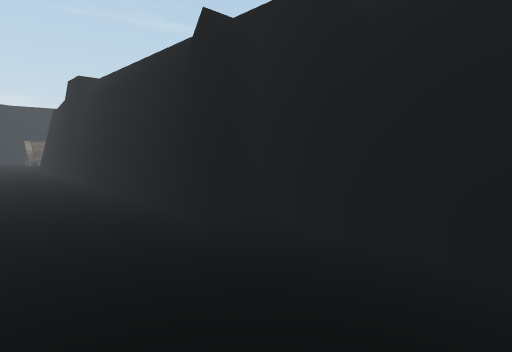
[1] (above)

16 first-person views from a walk through a Unity game level. The camera is 1.3 m above the floor, tilts 6° down and sees 80° across. The floor is counted in squares, 1 m on a side. Each view is taken from the middle of a square. On the plan, view 1 faces up. The plan holds only what a view shows up to about 14 squares ahead; the rest is blank. The place goes on beyond the plan. The player character is not drawn.

[2]
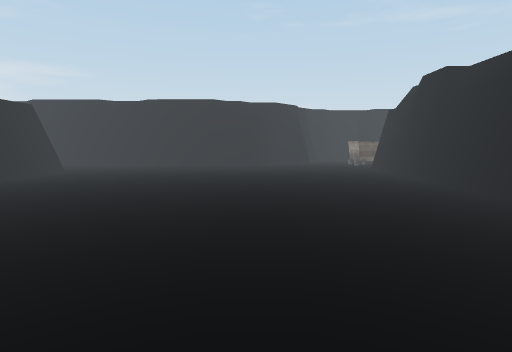

[3]
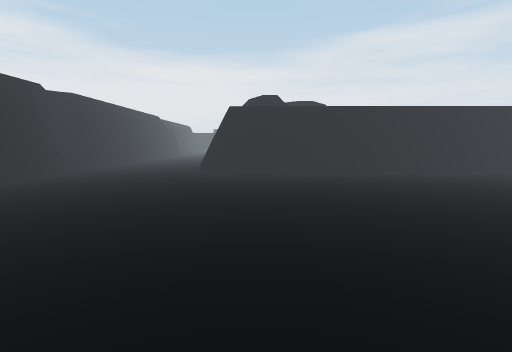

[4]
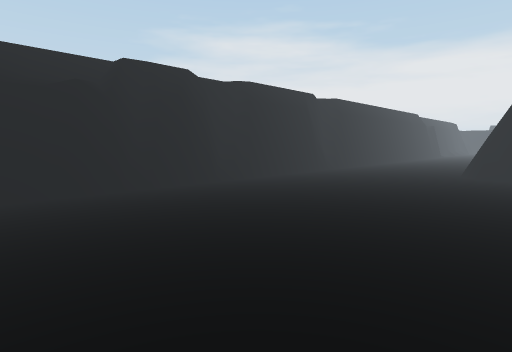

[5]
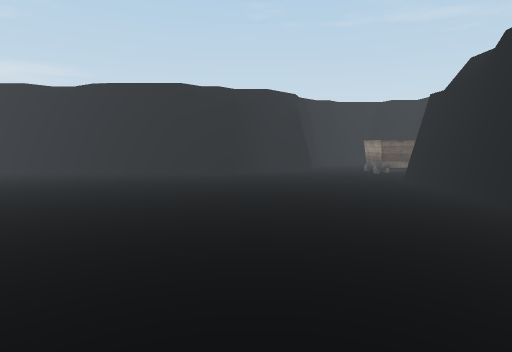

[6]
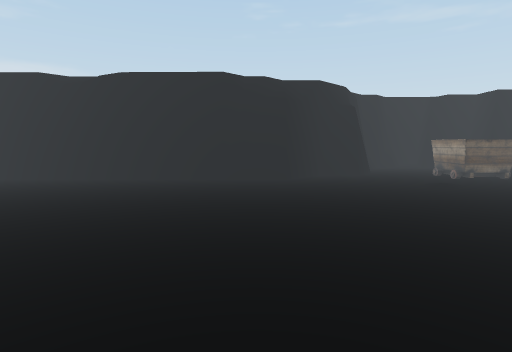

[7]
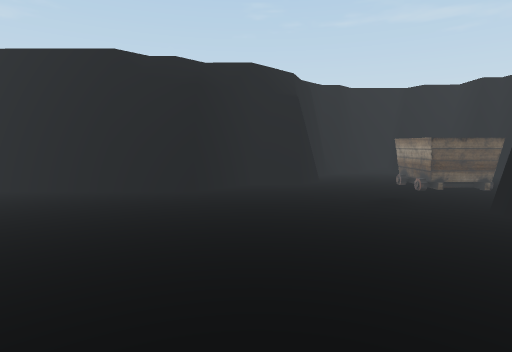

[8]
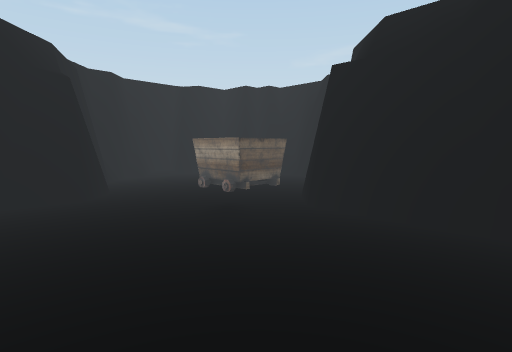

[9]
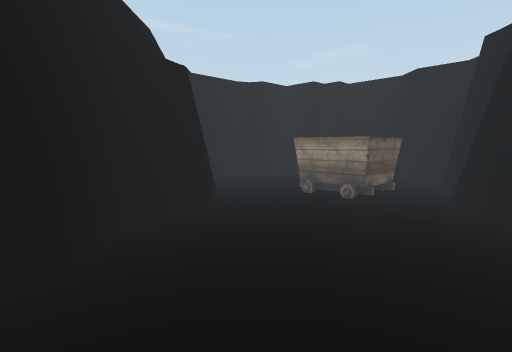

[10]
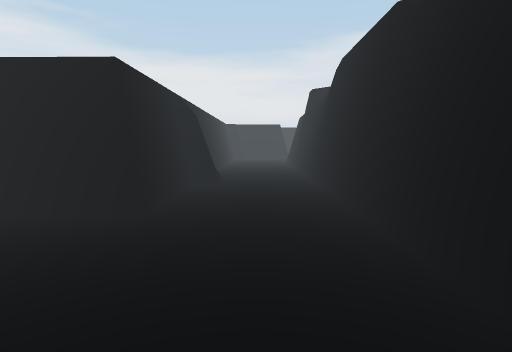

[11]
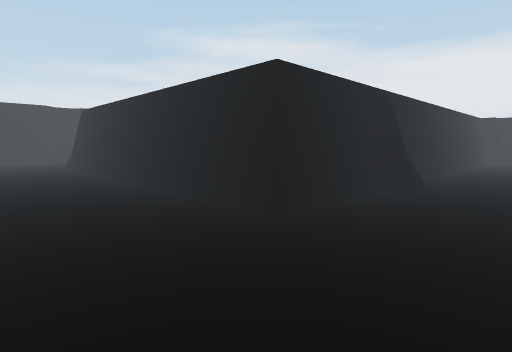

[12]
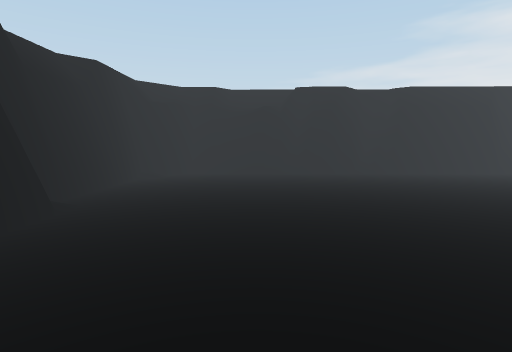

[13]
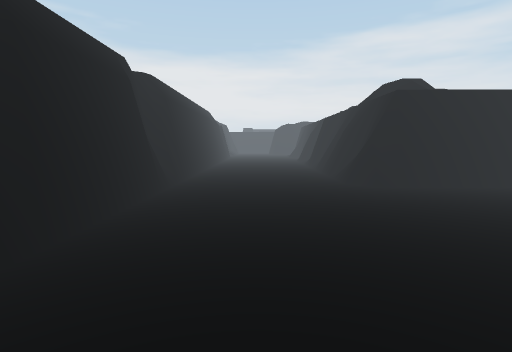

[14]
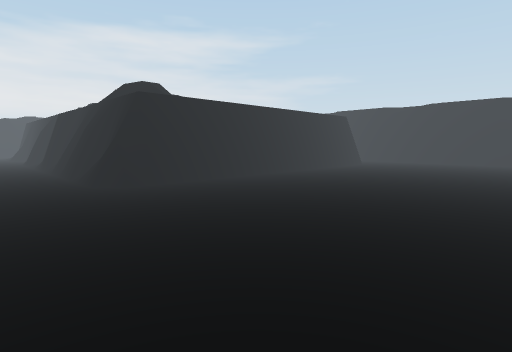

[15]
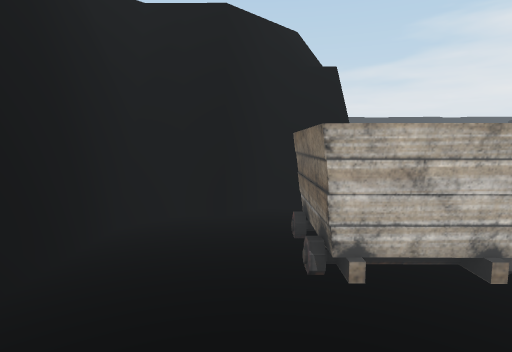

[16]
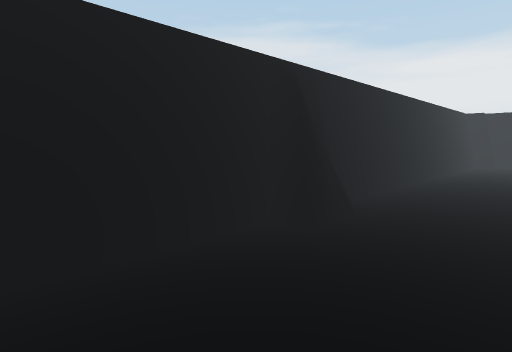

### Floor plan
Key: @ floor where view 1 was taken; # wall or solid block; . floor; = window, fence, low wall or low ledge; O other object.
Columns run from 29 left of view 1 to 5 right of it. Each row starts with its distance up from view 1.
 23              #######
 22             ###...##
 21             #......##
 20             #...O...#
 19             #..OOO..#
 18             #..OOOO##
 17             ##..OO=##
 16             ##....##
 15             #.....###
 14             #......##
 13            ##.......##
 12           ##.........##
 11          ##...........##
 10         ##.............##
  9        ##...............##
  8       ##.................##
  7      ##...................##
  6     ##.....................###
  5    ##.......................####
  4   ##.....=....................###
  3  ##.....##.....................##
  2 ##.....####.....................##
  1 #....###  ##.....................##
  0  ...=##    ##................@....#
 -1 ....##      ##....................#
 -2 ...##        ##..................##
 -3 ..##          ##................##
 -4 .##            ##..............##
 -5 ##              ##............##
 -6                  ##..........##
 -7                  ###........##
 -8                  ###.......###
 -9                 ##........##
-10                ###.......##
-11                #=.......##

Where each view was taken, in squares from view 1:
view 1: 0 up, 0 right, facing up
view 2: 0 up, 4 left, facing up-left
view 3: 4 up, 2 left, facing down-left
view 4: 4 up, 2 left, facing down
view 5: 4 up, 7 left, facing up-left
view 6: 4 up, 10 left, facing up-left
view 7: 8 up, 10 left, facing up-left
view 8: 9 up, 12 left, facing up
view 9: 10 up, 15 left, facing up
view 10: 9 up, 18 left, facing down-left
view 11: 9 up, 20 left, facing down
view 12: 6 up, 7 left, facing down-right
view 13: 3 down, 1 left, facing down-left
view 14: 3 down, 1 left, facing left
view 15: 22 up, 14 left, facing down-right
view 16: 6 up, 23 left, facing down
